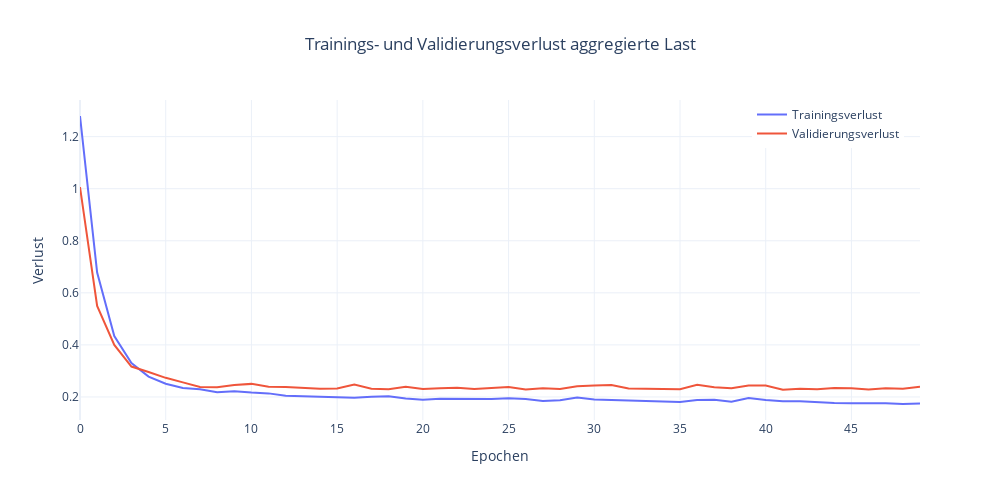

Source (notebook cell):
### Code cell
# Erstellung des Plotly-Diagramms
fig = go.Figure()

# Hinzufügen des Trainingsverlustes
fig.add_trace(go.Scatter(
    y=history.history['loss'], 
    mode='lines', 
    name='Trainingsverlust'
))

# Hinzufügen des Validierungsverlustes
fig.add_trace(go.Scatter(
    y=history.history['val_loss'], 
    mode='lines', 
    name='Validierungsverlust'
))

fig.update_layout(
    title='Trainings- und Validierungsverlust {}'.format("aggregierte Last"),
    title_x=0.5,
    legend_x=0.8,
    xaxis_title='Epochen',
    yaxis_title='Verlust',
    template='plotly_white',
    width=1000,
    height=500
)

fig.show()

### Figure 1 — Plotly figure (JSON) as saved in the notebook; plotly's stock layout.template omitted (floating-point values rounded to 4 significant figures)
{"data": [{"mode": "lines", "name": "Trainingsverlust", "type": "scatter", "y": [1.279, 0.678, 0.4338, 0.3305, 0.2781, 0.2509, 0.2345, 0.2299, 0.218, 0.2221, 0.217, 0.2137, 0.205, 0.203, 0.1998, 0.1968, 0.1974, 0.2003, 0.2029, 0.1941, 0.1892, 0.1927, 0.1916, 0.1904, 0.192, 0.1948, 0.192, 0.1848, 0.1871, 0.1977, 0.1899, 0.1881, 0.1857, 0.1844, 0.1834, 0.1808, 0.1879, 0.1895, 0.182, 0.1958, 0.1881, 0.1832, 0.1833, 0.1801, 0.1764, 0.1763, 0.1762, 0.1754, 0.1729, 0.1752]}, {"mode": "lines", "name": "Validierungsverlust", "type": "scatter", "y": [1.006, 0.5498, 0.4001, 0.3169, 0.2956, 0.2734, 0.256, 0.2386, 0.2369, 0.2463, 0.2502, 0.239, 0.2384, 0.2341, 0.2312, 0.2328, 0.2478, 0.2315, 0.2297, 0.2391, 0.2302, 0.2332, 0.2353, 0.2308, 0.2335, 0.2379, 0.2288, 0.2336, 0.2304, 0.2414, 0.2435, 0.2459, 0.2324, 0.2315, 0.2281, 0.23, 0.2463, 0.237, 0.233, 0.2439, 0.2439, 0.2281, 0.2315, 0.2299, 0.2342, 0.2332, 0.2291, 0.2335, 0.2316, 0.2389]}], "layout": {"height": 500, "legend": {"x": 0.8}, "title": {"text": "Trainings- und Validierungsverlust aggregierte Last", "x": 0.5}, "width": 1000, "xaxis": {"title": {"text": "Epochen"}}, "yaxis": {"title": {"text": "Verlust"}}}}
